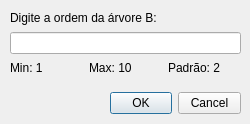
<?xml version="1.0" encoding="UTF-8"?>
<ui version="4.0">
 <class>QDialogArvoreB</class>
 <widget class="QDialog" name="QDialogArvoreB">
  <property name="geometry">
   <rect>
    <x>0</x>
    <y>0</y>
    <width>250</width>
    <height>124</height>
   </rect>
  </property>
  <property name="windowTitle">
   <string>Dialog</string>
  </property>
  <widget class="QWidget" name="verticalLayoutWidget">
   <property name="geometry">
    <rect>
     <x>10</x>
     <y>10</y>
     <width>231</width>
     <height>65</height>
    </rect>
   </property>
   <layout class="QVBoxLayout" name="verticalLayout">
    <item>
     <widget class="QLabel" name="label">
      <property name="text">
       <string>Digite a ordem da árvore B:</string>
      </property>
     </widget>
    </item>
    <item>
     <widget class="QLineEdit" name="lineEdit">
      <property name="maxLength">
       <number>2</number>
      </property>
     </widget>
    </item>
    <item>
     <layout class="QHBoxLayout" name="horizontalLayout">
      <item>
       <widget class="QLabel" name="label_2">
        <property name="text">
         <string>Min: 1</string>
        </property>
       </widget>
      </item>
      <item>
       <widget class="QLabel" name="label_3">
        <property name="text">
         <string>Max: 10</string>
        </property>
       </widget>
      </item>
      <item>
       <widget class="QLabel" name="padraolabel">
        <property name="text">
         <string>Padrão: 2</string>
        </property>
       </widget>
      </item>
     </layout>
    </item>
   </layout>
  </widget>
  <widget class="QDialogButtonBox" name="buttonBox">
   <property name="geometry">
    <rect>
     <x>110</x>
     <y>90</y>
     <width>131</width>
     <height>26</height>
    </rect>
   </property>
   <property name="orientation">
    <enum>Qt::Horizontal</enum>
   </property>
   <property name="standardButtons">
    <set>QDialogButtonBox::Cancel|QDialogButtonBox::Ok</set>
   </property>
  </widget>
 </widget>
 <resources/>
 <connections>
  <connection>
   <sender>buttonBox</sender>
   <signal>accepted()</signal>
   <receiver>QDialogArvoreB</receiver>
   <slot>accept()</slot>
   <hints>
    <hint type="sourcelabel">
     <x>248</x>
     <y>254</y>
    </hint>
    <hint type="destinationlabel">
     <x>157</x>
     <y>274</y>
    </hint>
   </hints>
  </connection>
  <connection>
   <sender>buttonBox</sender>
   <signal>rejected()</signal>
   <receiver>QDialogArvoreB</receiver>
   <slot>reject()</slot>
   <hints>
    <hint type="sourcelabel">
     <x>316</x>
     <y>260</y>
    </hint>
    <hint type="destinationlabel">
     <x>286</x>
     <y>274</y>
    </hint>
   </hints>
  </connection>
 </connections>
</ui>
